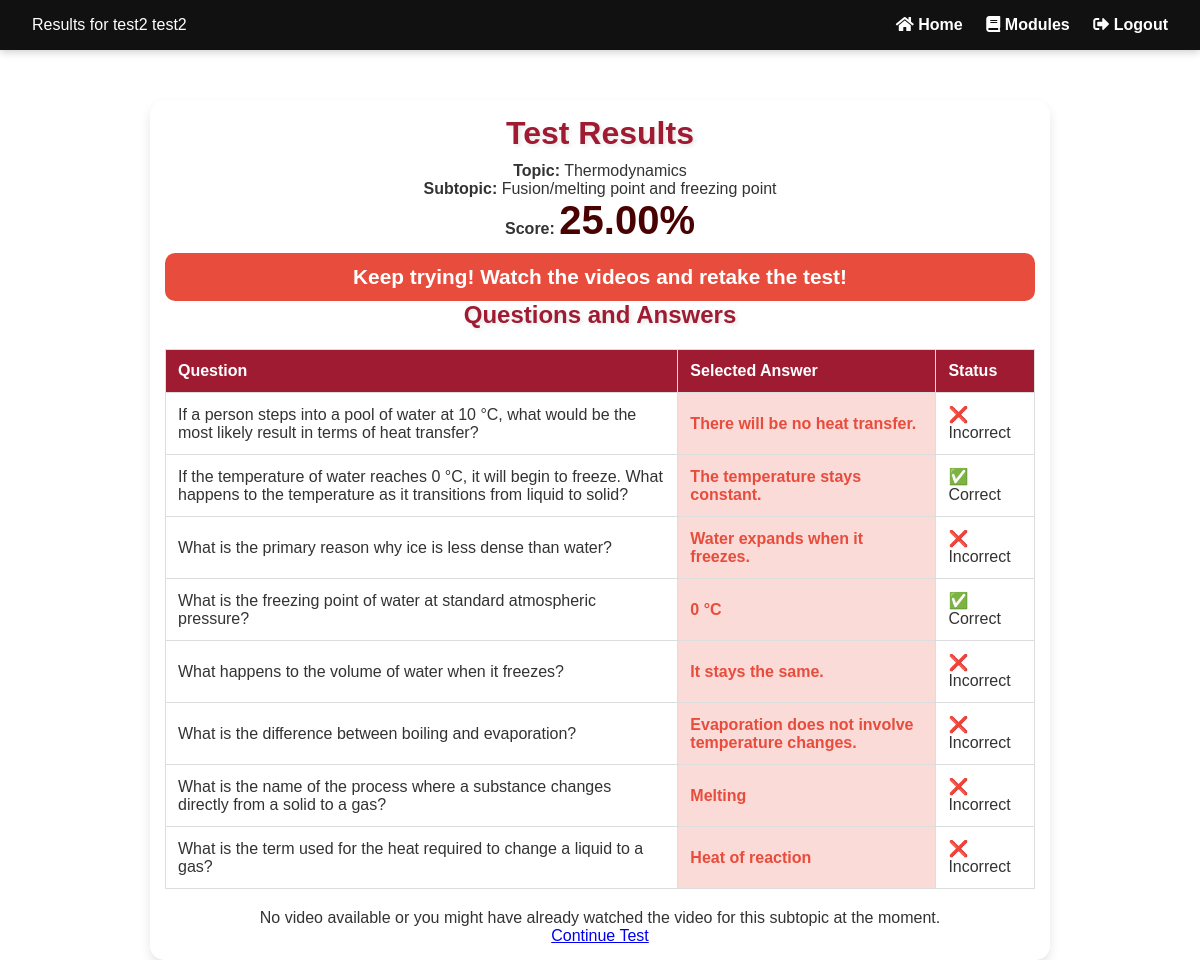
Screenshot of /test-results/1/1/ (signed in) with the database file from the repository.
### my_app/models.py (models this page shows, shortened)
class Topic(models.Model):
    topic_id = models.AutoField(primary_key=True)
    topic_name = models.CharField(max_length=30)
    topic_order = models.IntegerField()

class Subtopic(models.Model):
    topic = models.ForeignKey(Topic, related_name="subtopics", on_delete=models.CASCADE)
    subtopic_id = models.AutoField(primary_key=True)
    subtopic_name = models.CharField(max_length=255)
    subtopic_order_number = models.IntegerField()

class Assessment(models.Model):
    assessment_id = models.AutoField(primary_key=True)
    student = models.ForeignKey(Student, on_delete=models.CASCADE, to_field="student_id")
    date_taken = models.DateTimeField(auto_now_add=True)
    score = models.DecimalField(max_digits=5, decimal_places=2, default=0.00)
    topic = models.ForeignKey(Topic, related_name="assessments", on_delete=models.CASCADE)
    subtopic = models.ForeignKey(Subtopic, related_name="assessments", on_delete=models.CASCADE)
    level = models.CharField(max_length=15)
    questions = models.ManyToManyField(Question)

class AssessmentResponse(models.Model):
    response_id = models.AutoField(primary_key=True)
    assessment = models.ForeignKey(Assessment, on_delete=models.CASCADE)
    question = models.ForeignKey(Question, on_delete=models.CASCADE)
    selected_option = models.ForeignKey(Option, on_delete=models.SET_NULL, null=True)

class Question(models.Model):
    question_id = models.AutoField(primary_key=True)
    question_text = models.TextField()
    topic = models.ForeignKey(Topic, related_name="questions", on_delete=models.CASCADE)
    subtopic = models.ForeignKey(Subtopic, related_name="questions", on_delete=models.CASCADE)
    assigned_at = models.IntegerField(choices=[(0, 'Before Assignment'), (1, 'After Assignment')], default=0)
    difficulty_level = models.CharField(max_length=15, choices=[
        ('Beginner', 'Beginner'),
        ('Intermediate', 'Intermediate'),
        ('Advanced', 'Advanced'),
    ])

class Option(models.Model):
    option_id = models.AutoField(primary_key=True)
    question = models.ForeignKey(Question, on_delete=models.CASCADE, related_name="options")
    option_text = models.CharField(max_length=255)
    is_correct = models.BooleanField(default=False)

### my_app/views.py (the view, shortened to what this page needs)
# urls.py: path('test-results/<int:topic_id>/<int:subtopic_id>/', test_results, name='test_results'),
@login_required
def test_results(request, topic_id, subtopic_id):
    student = get_object_or_404(Student, user=request.user)
    if not student.can_take_experimental_test:
        try:
            topic = get_object_or_404(Topic, topic_id=topic_id)
            subtopic = get_object_or_404(Subtopic, subtopic_id=subtopic_id, topic=topic)
            assessment = Assessment.objects.filter(student=student, topic=topic).order_by("-date_taken").first()
            if not assessment:
                return JsonResponse({"error": "No assessment data found for this topic."}, status=404)
            responses = AssessmentResponse.objects.filter(assessment=assessment)
            score = assessment.score
            video_progress_entries = VideoProgress.objects.filter(student=student, subtopic=subtopic)
            video_data = []
            video_url = None
            progress = Progress.objects.filter(student=student, current_subtopic=subtopic).first()
            if not video_progress_entries.exists() and progress:
                progress.video_watched = True
                progress.save()
            context = {
                "student_name": f"{student.first_name} {student.last_name}",
                "topic": topic,
                "subtopic": subtopic,
                "score": score,
                "date_taken": assessment.date_taken,
                "responses": responses,
                "video_data": video_data,
                "video_url": video_url,
                "student_id": student.student_id,
                "score_after": progress.score_after if progress else None,
            }
            return render(request, "my_app/test_results.html", context)
        except Exception as e:
            print("Error in test_results:", e)
            return JsonResponse({"error": str(e)}, status=400)
    messages.error(request, "You are not authorized to access the normal test section.")
    return redirect('experiment_home')  # Replace with appropriate view name

### my_app/Templates/my_app/test_results.html (shortened to what this page needs)
{% load static %}
<!DOCTYPE html>
<html lang="en">
<head>
    <link rel="stylesheet" href="{% static 'CSS/testResults.css' %}?v=7">
    <link rel="stylesheet" href="https://cdnjs.cloudflare.com/ajax/libs/font-awesome/5.15.4/css/all.min.css">
</head>
<body>
    <nav class="navbar">
        <div class="left">
            <span class="welcome-text">Results for {{ student_name }}</span>
        </div>
        <div class="right">
            <a href="{% url 'home' %}" class="nav-link"><i class="fas fa-home"></i> Home</a>
            <a href="{% url 'modules' %}" class="nav-link"><i class="fas fa-book"></i> Modules</a>
            <a href="{% url 'logout' %}" class="nav-link"><i class="fas fa-sign-out-alt"></i> Logout</a>
        </div>
    </nav>
    <div class="results-container">
        <h1>Test Results</h1>
        <p><strong>Topic:</strong> {{ topic.topic_name }}</p>
        <p><strong>Subtopic:</strong> {{ subtopic.subtopic_name }}</p>
        <p><strong>Score:</strong> <span class="score">{{ score }}%</span></p>
        <div id="feedback-message"></div>
        <h2>Questions and Answers</h2>
        <table class="results-table">
            <thead>
                <tr>
                    <th>Question</th>
                    <th>Selected Answer</th>
                    <th>Status</th>
                </tr>
            </thead>
            <tbody>
                {% for response in responses %}
                <tr>
                    <td>{{ response.question.question_text }}</td>
                    <td class="{% if response.correct %}correct-answer{% else %}incorrect-answer{% endif %}">
                        {{ response.selected_option.option_text }}
                    </td>
                    <td>
                        {% if response.selected_option.is_correct %}
                            ✅ Correct
                        {% else %}
                            ❌ Incorrect
                        {% endif %}
                    </td>
                </tr>
                {% endfor %}
            </tbody>
        </table>
        <div class="learning-section">
            {% if video_url %}
                <h3>Missed a few questions? Watch the video module to improve!</h3>
                <a href="{% url 'learning_video' topic_id=topic.topic_id subtopic_id=subtopic.subtopic_id %}" class="watch-video-button">
                    Watch Learning Video
                </a>
            {% else %}
                {% if score_after %}
                    <p>You’ve already completed this subtopic and watched the video.</p>
                        <p>Click on the modules to see which is next subtopic.</p>
                {% else %}
                    <p>No video available or you might have already watched the video for this subtopic at the moment.</p>
                    <a href="{% url 'test' topic_id=topic.topic_id subtopic_id=subtopic.subtopic_id %}" class="start-btn">
                        Continue Test
                    </a>
                {% endif %}
            {% endif %}
        </div>
    </div>
</body>
</html>

### my_app/Static/CSS/testResults.css (style rules this page uses)
* { margin: 0; padding: 0; box-sizing: border-box; }
html { scroll-behavior: smooth; }
body { font-family: 'Arial', sans-serif; background-color: #fff; color: #333; height: 100vh; display: flex; flex-direction: column; align-items: center; }
.navbar { position: fixed; top: 0; width: 100%; padding: 1rem 2rem; background-color: #111; color: #fff; display: flex; justify-content: space-between; align-items: center; box-shadow: 0 2px 8px rgba(0, 0, 0, 0.2); z-index: 1000; }
.navbar .left .welcome-text { font-size: 1rem; font-weight: 500; }
.navbar .right a { margin-left: 1.2rem; color: #fff; text-decoration: none; font-weight: bold; transition: color 0.3s ease; }
.results-container { margin-top: 100px; max-width: 900px; width: 100%; padding: 15px; background: rgba(255, 255, 255, 0.9); border-radius: 15px; box-shadow: 0 6px 12px rgba(0, 0, 0, 0.1); text-align: center; }
.results-container h1, .results-container h2 { margin-bottom: 10px; color: #9e1b32; font-weight: bold; text-shadow: 2px 2px 4px rgba(0, 0, 0, 0.1); }
.score { font-size: 2.5rem; font-weight: bold; color: #490202; }
.feedback-message { margin-top: 10px; padding: 12px; font-size: 1.3rem; font-weight: bold; text-align: center; border-radius: 10px; transition: all 0.5s ease-in-out; }
.feedback-message.error { background: #e74c3c; color: #fff; }
.results-table { width: 100%; margin-top: 20px; border-collapse: collapse; }
.results-table th, .results-table td { padding: 12px; text-align: left; border: 1px solid #ddd; }
.results-table th { background-color: #9e1b32; color: #fff; }
.incorrect-answer { color: #e74c3c; background-color: #fadbd8; font-weight: bold; }
.learning-section { margin-top: 20px; }

### rows the page displays
Topic: topic_name "Thermodynamics"
Subtopic: subtopic_name "Fusion/melting point and freezing point"
Assessment: score "25.00"
AssessmentResponse: question.question_text "If a person steps into a pool of water at 10 °C, what would be the most likely result in terms of heat transfer?", selected_option.option_text "There will be no heat transfer.", shows "❌ Incorrect"
AssessmentResponse: question.question_text "If the temperature of water reaches 0 °C, it will begin to freeze. What happens to the temperature as it transitions from liquid to solid?", selected_option.option_text "The temperature stays constant.", shows "✅ Correct"
AssessmentResponse: question.question_text "What is the primary reason why ice is less dense than water?", selected_option.option_text "Water expands when it freezes.", shows "❌ Incorrect"
AssessmentResponse: question.question_text "What is the freezing point of water at standard atmospheric pressure?", selected_option.option_text "0 °C", shows "✅ Correct"
AssessmentResponse: question.question_text "What happens to the volume of water when it freezes?", selected_option.option_text "It stays the same.", shows "❌ Incorrect"
AssessmentResponse: question.question_text "What is the difference between boiling and evaporation?", selected_option.option_text "Evaporation does not involve temperature changes.", shows "❌ Incorrect"
AssessmentResponse: question.question_text "What is the name of the process where a substance changes directly from a solid to a gas?", selected_option.option_text "Melting", shows "❌ Incorrect"
AssessmentResponse: question.question_text "What is the term used for the heat required to change a liquid to a gas?", selected_option.option_text "Heat of reaction", shows "❌ Incorrect"

### other values shown
{{ student_name }} "test2 test2"
